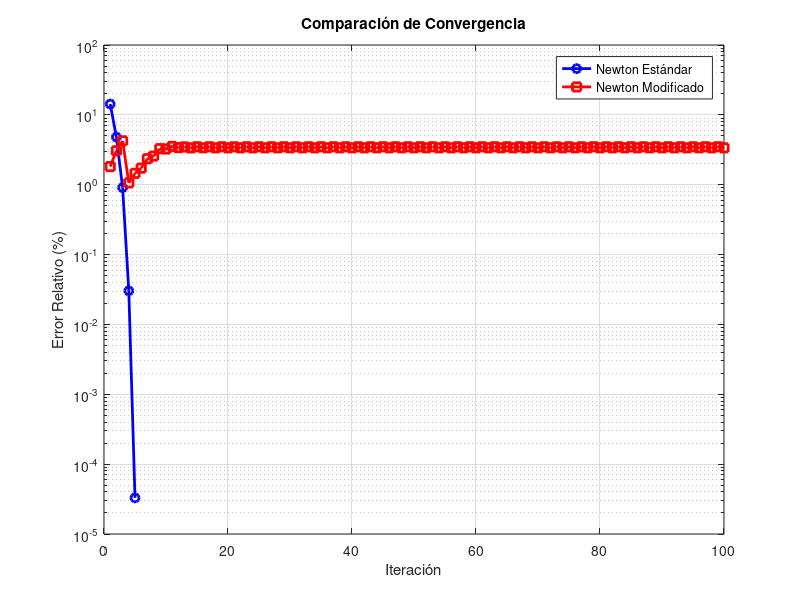

Here is the MATLAB script that generated this plot:
%% Métodos Abiertos - Función f(x) = x^4 - 3x^3 + 2x^2 - x + 1
clear all;
close all;
clc;

f = @(x) x^4 - 3*x^3 + 2*x^2 - x + 1;
df = @(x) 4*x^3 - 9*x^2 + 4*x - 1; 
d2f = @(x) 12*x^2 - 18*x + 4;      


fprintf('\n=== MÉTODO DE NEWTON-RAPHSON ESTÁNDAR ===\n');
x0 = 2;
tol = 1e-6;
max_iter = 100;
iter = 0;
results_nr = [];

fprintf('Iter\t x_prev\t\t x_new\t\t f(x_new)\t Error Rel%%\n');
fprintf('------------------------------------------------\n');

while iter < max_iter
    x_new = x0 - f(x0)/df(x0);
    error_rel = abs((x_new - x0)/x_new)*100;
    iter = iter + 1;
    
    results_nr = [results_nr; iter, x0, x_new, f(x_new), error_rel];
    
    fprintf('%3d\t %8.6f\t %8.6f\t %8.2e\t %8.6f\n', ...
            iter, x0, x_new, f(x_new), error_rel);
    
    if abs(x_new - x0) < tol
        break;
    end
    x0 = x_new;
end

fprintf('\n=== MÉTODO DE NEWTON-RAPHSON MODIFICADO ===\n');
x0 = 2;
tol = 1e-6;
max_iter = 100;
iter = 0;
results_nrm = [];


df0 = df(x0); 
d2f0 = d2f(x0); % Para el método modificado

fprintf('Iter\t x_prev\t\t x_new\t\t f(x_new)\t Error Rel%%\n');
fprintf('------------------------------------------------\n');

while iter < max_iter
    % Fórmula modificada usando derivada constante
    x_new = x0 - f(x0)/df0 - 0.5*(f(x0)^2*d2f0)/(df0^3);
    error_rel = abs((x_new - x0)/x_new)*100;
    iter = iter + 1;
    
    % Almacenar resultados
    results_nrm = [results_nrm; iter, x0, x_new, f(x_new), error_rel];
    
    fprintf('%3d\t %8.6f\t %8.6f\t %8.2e\t %8.6f\n', ...
            iter, x0, x_new, f(x_new), error_rel);
    
    if abs(x_new - x0) < tol
        break;
    end
    x0 = x_new;
end

fprintf('\n=== RESUMEN DE RESULTADOS ===\n');
fprintf('Método\t\t Raíz\t\t Iteraciones\t Error Final\n');
fprintf('------------------------------------------------\n');
fprintf('Newton\t\t %f\t %d\t\t %.2e\n', ...
        results_nr(end,3), results_nr(end,1), results_nr(end,5));
fprintf('Newton Mod.\t %f\t %d\t\t %.2e\n', ...
        results_nrm(end,3), results_nrm(end,1), results_nrm(end,5));

figure;
semilogy(results_nr(:,1), results_nr(:,5), 'b-o', 'LineWidth', 2);
hold on;
semilogy(results_nrm(:,1), results_nrm(:,5), 'r-s', 'LineWidth', 2);
grid on;
xlabel('Iteración');
ylabel('Error Relativo (%)');
title('Comparación de Convergencia');
legend('Newton Estándar', 'Newton Modificado');
